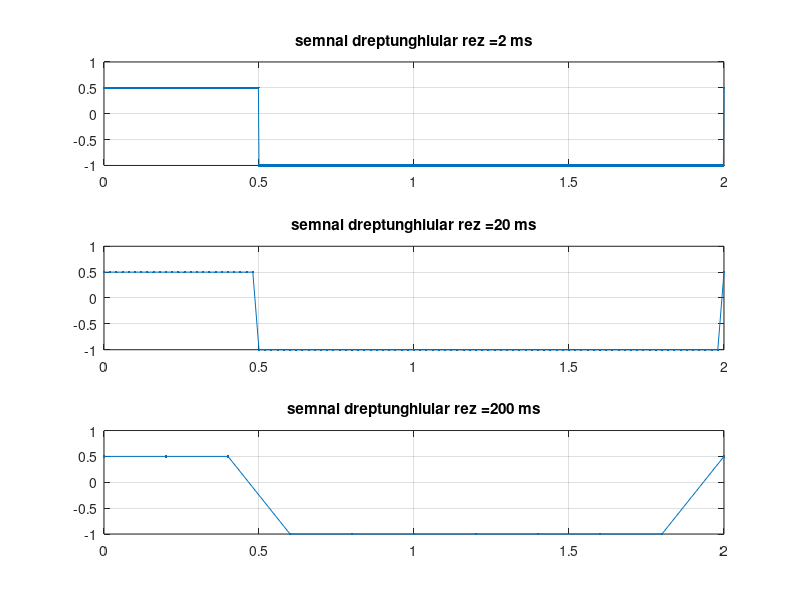

Source code (MATLAB):
subplot (3,1,1);%creeaza mai multe grafice pe o figura(impartire pe verticala, impartire pe orizontala , pagina curenta)
F=0.5;%f=1/T
t=0:0.002:2;%interavalul de timp
x=0.75*square(2*pi*F*t,25)-0.25;%pt a obtine pct max 0.5 si pct min -1 am setat amplit ca media(|pct max|, |pct min|)*semnal-(|media-pct max|)si mutarea componentei continui cu 0.55 la stanga(t,25)
plot(t,x,'.-'),grid;%afiseaza un grafic
title ('semnal dreptunghiular rez =2 ms');

subplot (3,1,2);
F=0.5;
t=0:0.02:2;
x=0.75*square(2*pi*F*t,25)-0.25;%square -crearea unei forme de unda dreptunghiulare
plot(t,x,'.-'),grid;
title ('semnal dreptunghiular rez =20 ms');

subplot (3,1,3);
F=0.5;
t=0:0.2:2;
x=0.75*square(2*pi*F*t,25)-0.25;
plot(t,x,'.-'),grid;
title ('semnal dreptunghiular rez =200 ms');